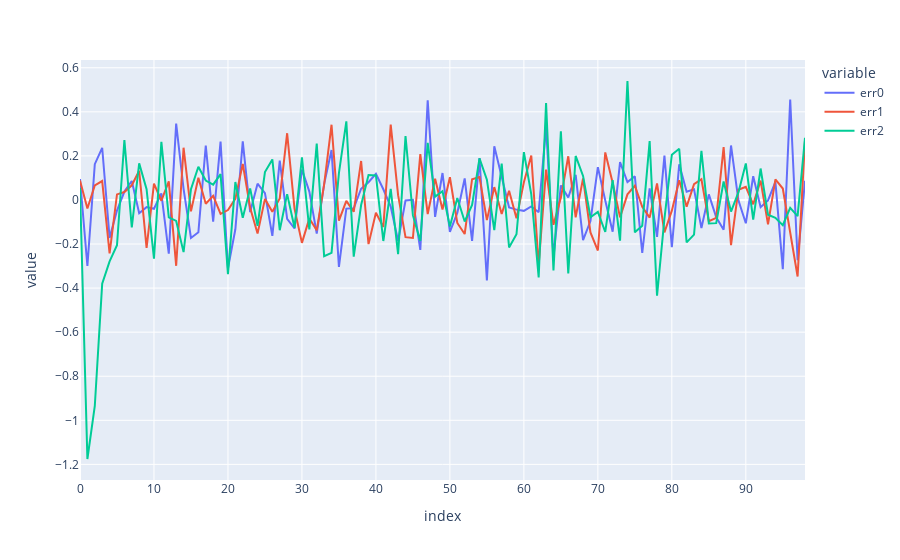

The cell this chart's notebook holds for it:
### Code cell
ex.line(to_df(err, 'err'))
